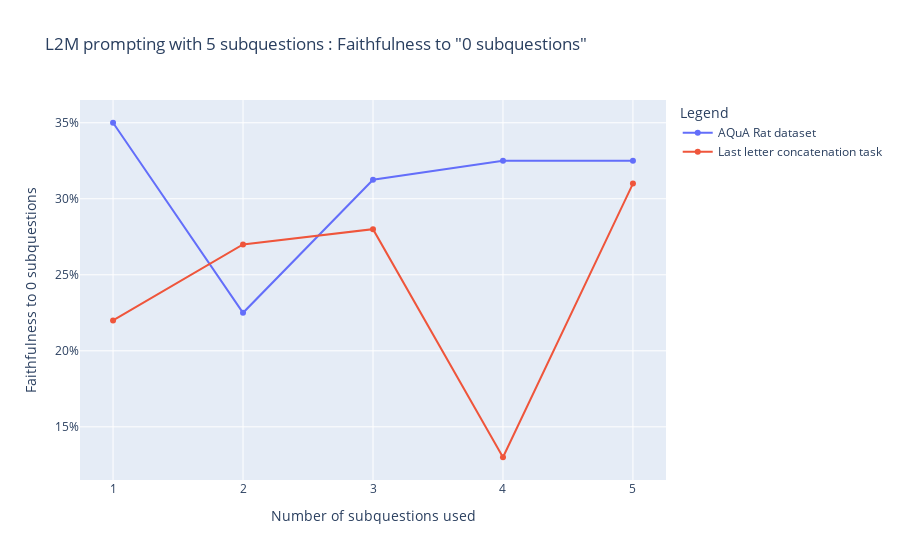

The notebook cell this image was saved under:
### Code cell
def process_ll_results(rs: list[Result]) -> np.ndarray:
    out = [[fp.answer == r.final_predictions[0].answer for fp in r.final_predictions[1:]] for r in rs]
    return np.array(out)

n_subquestions = list(range(1, 6))
aqua_scores = [(aqua_df[f"answer_{i}"] == aqua_df["answer_0"]).mean() * 100 for i in range(1, 6)]
ll_scores = (process_ll_results(ll).mean(0) * 100).tolist()

trace1 = go.Scatter(x=n_subquestions, y=aqua_scores, name="AQuA Rat dataset")
trace2 = go.Scatter(x=n_subquestions, y=ll_scores, name="Last letter concatenation task")

fig = go.Figure()
fig.add_traces([trace1, trace2])

fig.update_layout(
    title="L2M prompting with 5 subquestions : Faithfulness to \"0 subquestions\"", #?
    xaxis=dict(
        title="Number of subquestions used",
        nticks=5,
    ),
    yaxis=dict(
        title="Faithfulness to 0 subquestions",
        ticksuffix="%",
    ),
    legend=dict(title="Legend"),
)
fig.show()

### Figure 1 — Plotly figure (JSON) as saved in the notebook; plotly's stock layout.template omitted (floating-point values rounded to 4 significant figures)
{"data": [{"name": "AQuA Rat dataset", "type": "scatter", "x": [1, 2, 3, 4, 5], "y": [35, 22.5, 31.25, 32.5, 32.5]}, {"name": "Last letter concatenation task", "type": "scatter", "x": [1, 2, 3, 4, 5], "y": [22, 27, 28.0, 13, 31]}], "layout": {"legend": {"title": {"text": "Legend"}}, "title": {"text": "L2M prompting with 5 subquestions : Faithfulness to \"0 subquestions\""}, "xaxis": {"nticks": 5, "title": {"text": "Number of subquestions used"}}, "yaxis": {"ticksuffix": "%", "title": {"text": "Faithfulness to 0 subquestions"}}}}
